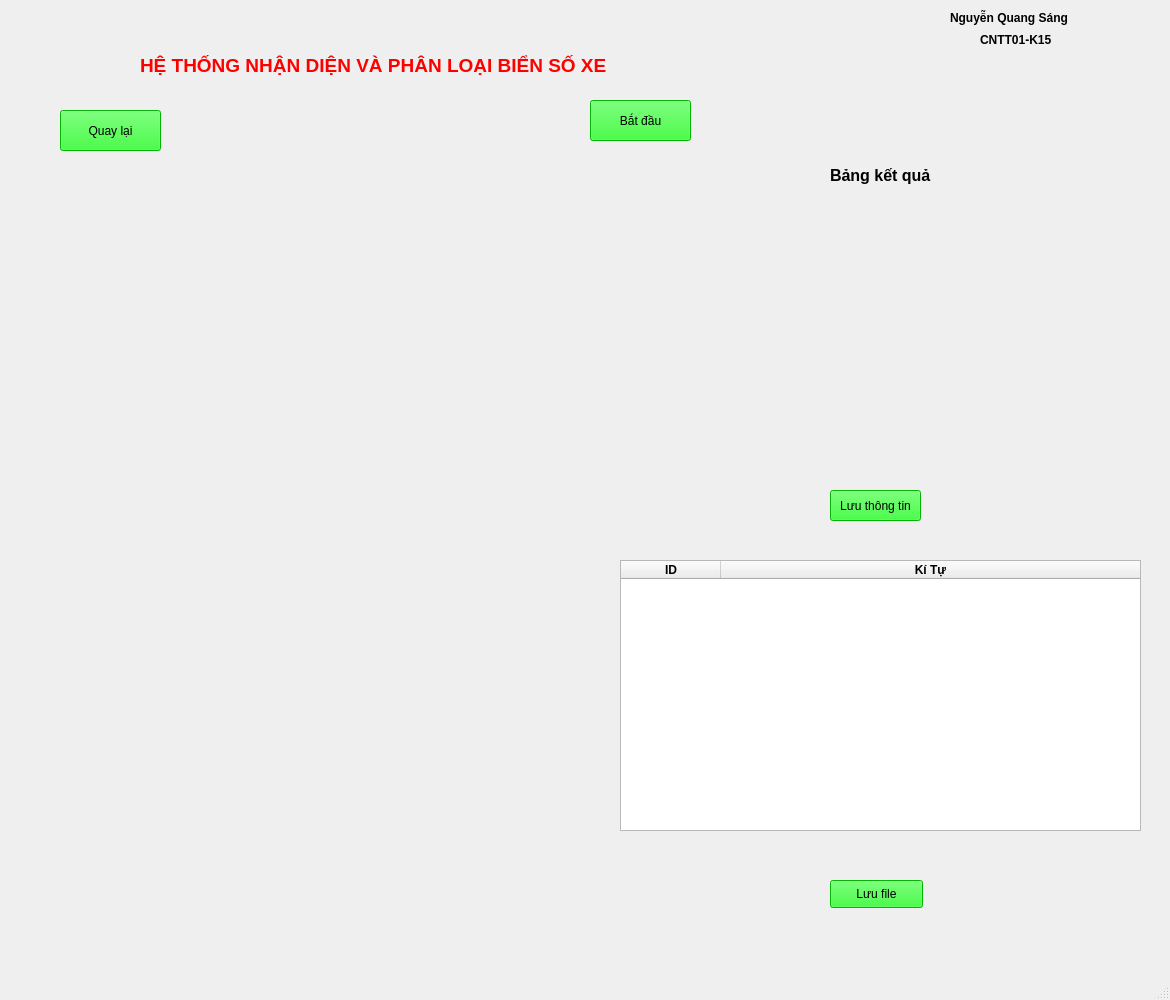
<?xml version="1.0" encoding="UTF-8"?>
<ui version="4.0">
 <class>MainWindow</class>
 <widget class="QMainWindow" name="MainWindow">
  <property name="geometry">
   <rect>
    <x>0</x>
    <y>0</y>
    <width>1170</width>
    <height>1000</height>
   </rect>
  </property>
  <property name="windowTitle">
   <string>MainWindow</string>
  </property>
  <widget class="QWidget" name="centralwidget">
   <widget class="QLabel" name="label">
    <property name="geometry">
     <rect>
      <x>10</x>
      <y>210</y>
      <width>571</width>
      <height>671</height>
     </rect>
    </property>
    <property name="text">
     <string/>
    </property>
    <property name="pixmap">
     <pixmap>../img_ui/co-ng-nghe-nha-n-die-n-bie-n-so-8--1577192081-width1000height414.jpeg</pixmap>
    </property>
    <property name="scaledContents">
     <bool>true</bool>
    </property>
   </widget>
   <widget class="QPushButton" name="pushButton">
    <property name="geometry">
     <rect>
      <x>590</x>
      <y>100</y>
      <width>101</width>
      <height>41</height>
     </rect>
    </property>
    <property name="styleSheet">
     <string notr="true">background-color: rgb(0, 255, 0);</string>
    </property>
    <property name="text">
     <string>Bắt đầu</string>
    </property>
   </widget>
   <widget class="QLabel" name="label_4">
    <property name="geometry">
     <rect>
      <x>1104</x>
      <y>10</y>
      <width>81</width>
      <height>91</height>
     </rect>
    </property>
    <property name="text">
     <string/>
    </property>
    <property name="pixmap">
     <pixmap>../img_ui/z5312217369290_f95ca37c21ebad9381e285b6319b68ee.jpg</pixmap>
    </property>
    <property name="scaledContents">
     <bool>true</bool>
    </property>
   </widget>
   <widget class="QLabel" name="label_3">
    <property name="geometry">
     <rect>
      <x>980</x>
      <y>30</y>
      <width>81</width>
      <height>20</height>
     </rect>
    </property>
    <property name="font">
     <font>
      <weight>75</weight>
      <bold>true</bold>
     </font>
    </property>
    <property name="text">
     <string>CNTT01-K15</string>
    </property>
   </widget>
   <widget class="QLabel" name="label_2">
    <property name="geometry">
     <rect>
      <x>950</x>
      <y>10</y>
      <width>141</width>
      <height>16</height>
     </rect>
    </property>
    <property name="font">
     <font>
      <weight>75</weight>
      <bold>true</bold>
     </font>
    </property>
    <property name="text">
     <string>Nguyễn Quang Sáng</string>
    </property>
   </widget>
   <widget class="QLabel" name="label_5">
    <property name="geometry">
     <rect>
      <x>140</x>
      <y>40</y>
      <width>601</width>
      <height>51</height>
     </rect>
    </property>
    <property name="maximumSize">
     <size>
      <width>16777215</width>
      <height>16777215</height>
     </size>
    </property>
    <property name="font">
     <font>
      <family>MS Shell Dlg 2</family>
      <pointsize>14</pointsize>
      <weight>75</weight>
      <italic>false</italic>
      <bold>true</bold>
     </font>
    </property>
    <property name="styleSheet">
     <string notr="true">color:rgb(255, 0, 0)</string>
    </property>
    <property name="text">
     <string>HỆ THỐNG NHẬN DIỆN VÀ PHÂN LOẠI BIỂN SỐ XE</string>
    </property>
   </widget>
   <widget class="QPushButton" name="pushButton_2">
    <property name="geometry">
     <rect>
      <x>60</x>
      <y>110</y>
      <width>101</width>
      <height>41</height>
     </rect>
    </property>
    <property name="styleSheet">
     <string notr="true">background-color: rgb(0, 255, 0);</string>
    </property>
    <property name="text">
     <string>Quay lại</string>
    </property>
   </widget>
   <widget class="QTableWidget" name="tableWidget">
    <property name="geometry">
     <rect>
      <x>620</x>
      <y>560</y>
      <width>521</width>
      <height>271</height>
     </rect>
    </property>
    <property name="font">
     <font>
      <weight>75</weight>
      <bold>true</bold>
     </font>
    </property>
    <property name="mouseTracking">
     <bool>false</bool>
    </property>
    <property name="sortingEnabled">
     <bool>false</bool>
    </property>
    <property name="rowCount">
     <number>0</number>
    </property>
    <property name="columnCount">
     <number>2</number>
    </property>
    <attribute name="horizontalHeaderVisible">
     <bool>true</bool>
    </attribute>
    <attribute name="horizontalHeaderCascadingSectionResizes">
     <bool>true</bool>
    </attribute>
    <attribute name="horizontalHeaderHighlightSections">
     <bool>true</bool>
    </attribute>
    <attribute name="horizontalHeaderShowSortIndicator" stdset="0">
     <bool>false</bool>
    </attribute>
    <attribute name="horizontalHeaderStretchLastSection">
     <bool>true</bool>
    </attribute>
    <attribute name="verticalHeaderVisible">
     <bool>false</bool>
    </attribute>
    <attribute name="verticalHeaderCascadingSectionResizes">
     <bool>false</bool>
    </attribute>
    <attribute name="verticalHeaderShowSortIndicator" stdset="0">
     <bool>false</bool>
    </attribute>
    <column>
     <property name="text">
      <string>ID</string>
     </property>
    </column>
    <column>
     <property name="text">
      <string>Kí Tự</string>
     </property>
    </column>
   </widget>
   <widget class="QPushButton" name="pushButton_3">
    <property name="geometry">
     <rect>
      <x>830</x>
      <y>880</y>
      <width>93</width>
      <height>28</height>
     </rect>
    </property>
    <property name="styleSheet">
     <string notr="true">background-color: rgb(0, 255, 0);</string>
    </property>
    <property name="text">
     <string>Lưu file</string>
    </property>
   </widget>
   <widget class="QLabel" name="label_6">
    <property name="geometry">
     <rect>
      <x>830</x>
      <y>160</y>
      <width>141</width>
      <height>31</height>
     </rect>
    </property>
    <property name="font">
     <font>
      <pointsize>12</pointsize>
      <weight>75</weight>
      <bold>true</bold>
     </font>
    </property>
    <property name="text">
     <string>Bảng kết quả</string>
    </property>
   </widget>
   <widget class="QLabel" name="label_7">
    <property name="geometry">
     <rect>
      <x>620</x>
      <y>210</y>
      <width>251</width>
      <height>251</height>
     </rect>
    </property>
    <property name="text">
     <string/>
    </property>
    <property name="scaledContents">
     <bool>true</bool>
    </property>
   </widget>
   <widget class="QLabel" name="label_8">
    <property name="geometry">
     <rect>
      <x>930</x>
      <y>320</y>
      <width>181</width>
      <height>51</height>
     </rect>
    </property>
    <property name="font">
     <font>
      <family>MS Shell Dlg 2</family>
      <pointsize>12</pointsize>
      <weight>75</weight>
      <bold>true</bold>
     </font>
    </property>
    <property name="text">
     <string/>
    </property>
   </widget>
   <widget class="QPushButton" name="pushButton_4">
    <property name="geometry">
     <rect>
      <x>830</x>
      <y>490</y>
      <width>91</width>
      <height>31</height>
     </rect>
    </property>
    <property name="styleSheet">
     <string notr="true">background-color: rgb(0, 255, 0);</string>
    </property>
    <property name="text">
     <string>Lưu thông tin</string>
    </property>
   </widget>
  </widget>
  <widget class="QMenuBar" name="menubar">
   <property name="geometry">
    <rect>
     <x>0</x>
     <y>0</y>
     <width>1170</width>
     <height>26</height>
    </rect>
   </property>
  </widget>
  <widget class="QStatusBar" name="statusbar"/>
 </widget>
 <resources/>
 <connections/>
</ui>
